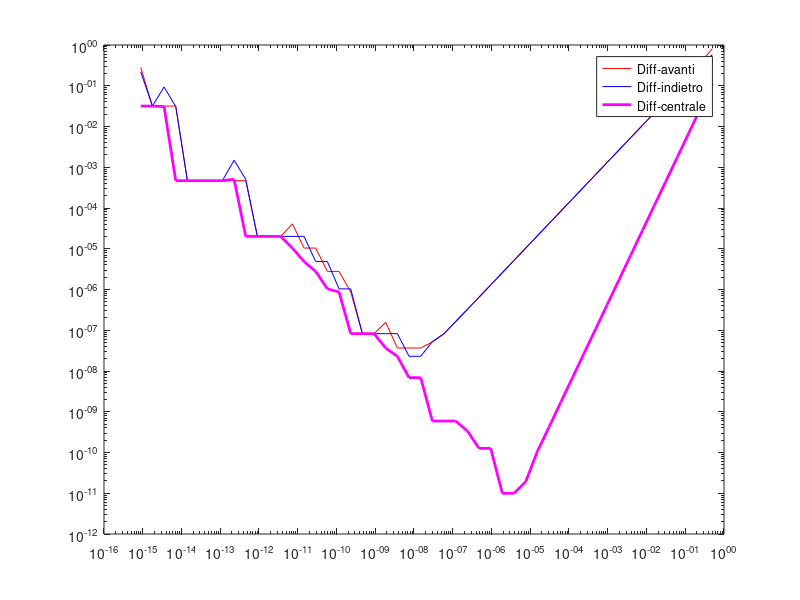

Reproduce this figure in MATLAB.
%% approssimazione della derivata di f
clear all
close all
clc

f = @(x) exp(x);
df = @(x) exp(x);
x = 1;
k = 1:50;
h = 2.^(-k);
    % diminuendo la h, si avvicinano i
    % valori delle differenze finite con i 3 metodi
    % e gli errori relativi tendono a 0
    % h si dimezza e gli errori si dimezzano
    % diff finite servono a far convergere l'err_ass a 0 linearmente
% diff in avanti
Da = (f(x+h)-f(x))./h;
% diff all'indietro
Di = (f(x)-f(x-h))./h;
% diff centrata
Dc = (f(x+h)-f(x-h))./(2*h);

err_Da = abs(df(x)-Da);
err_Di = abs(df(x)-Di);
err_Dc = abs(df(x)-Dc);
disp('    h    Diff_avanti Diff_indietro Diff_centrale')
[h' err_Da' err_Di' err_Dc']

loglog(h,err_Da,'r',h,err_Di,'b',h,err_Dc,'m','linewidth',2)
legend('Diff-avanti', 'Diff-indietro', 'Diff-centrale')
% se k aumenta, l'errore diminuisce
% le formule di differenze finite sono soggette a
% cancellazione numerica perché c'è una differenza se aumento troppo k
